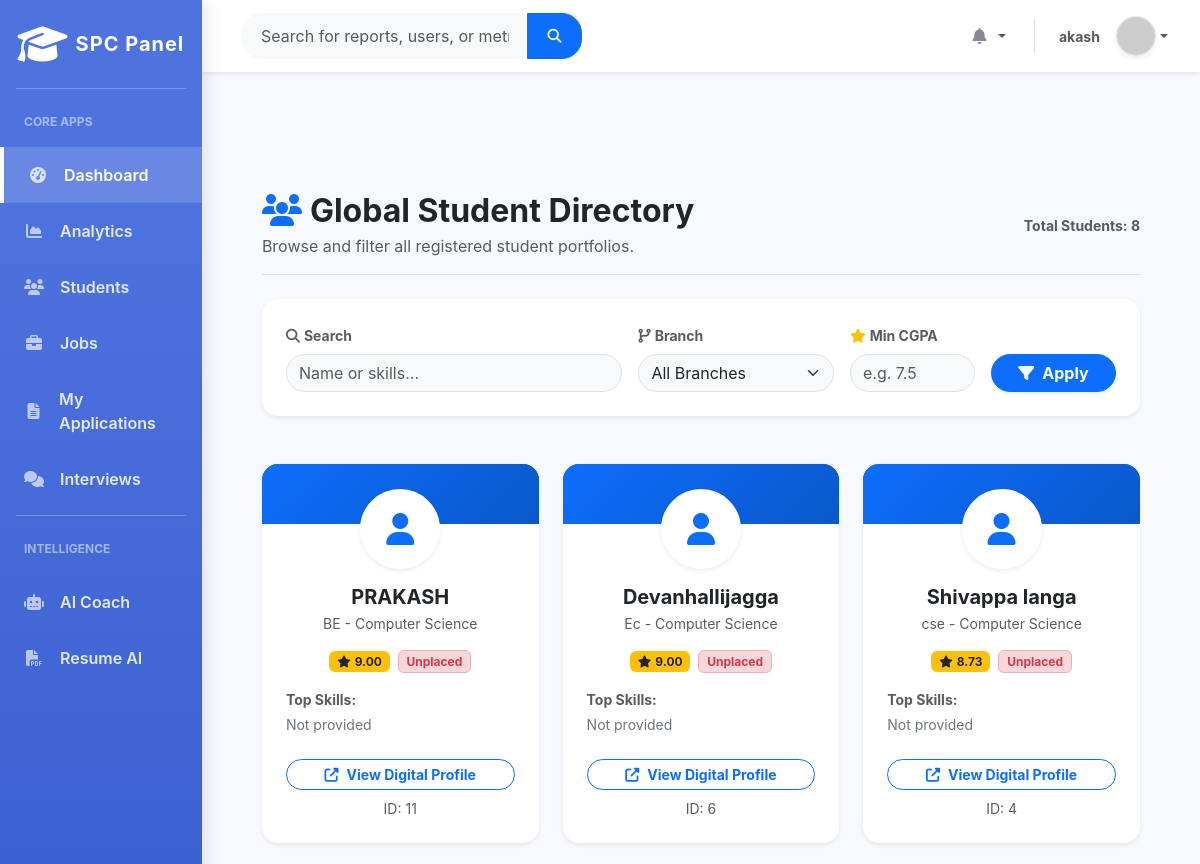
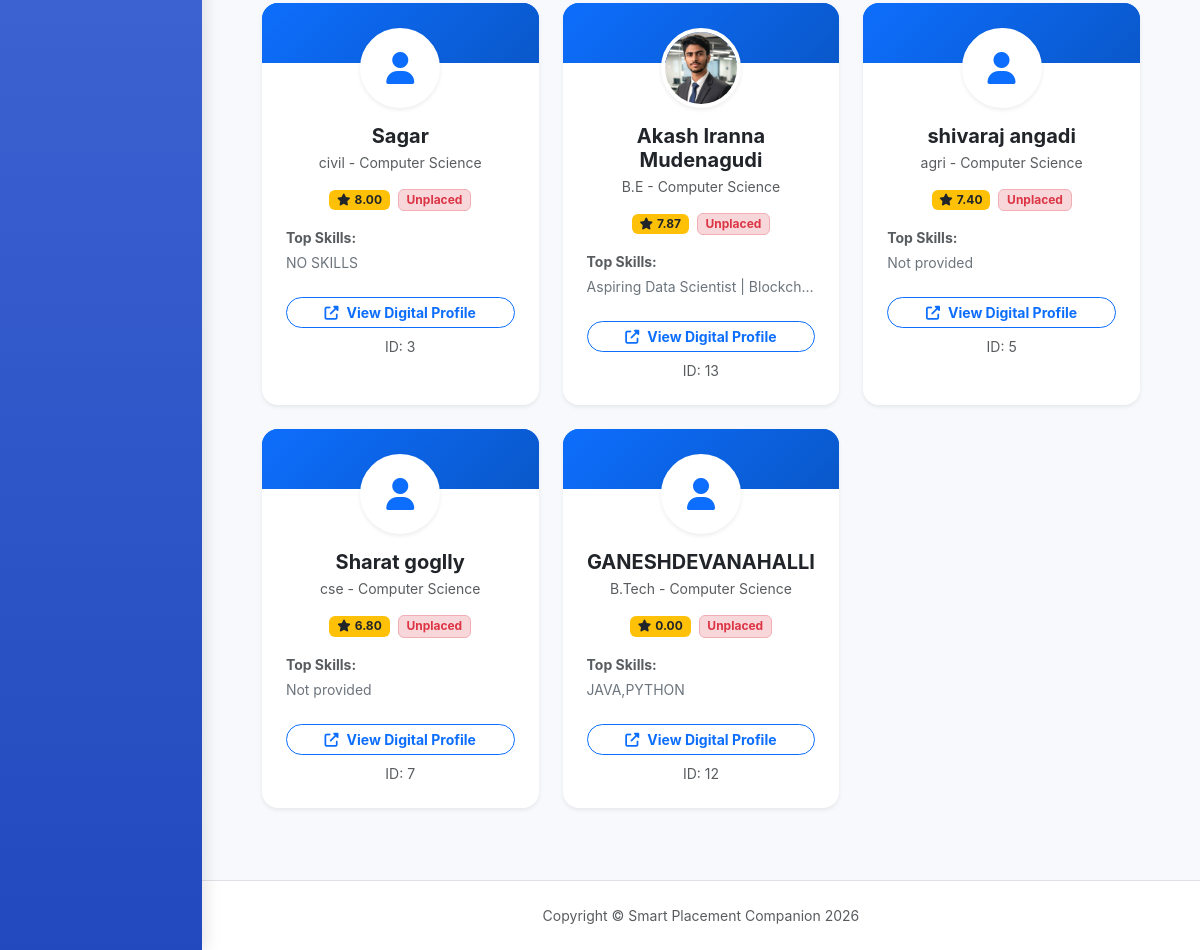
Screenshot of /students/all/ (signed in) with the database file from the repository (2 pictures, top to bottom).
### students/models.py (models this page shows, shortened)
class Student(models.Model):
    BRANCH_CHOICES = [
        ('CSE', 'Computer Science'),
        ('ECE', 'Electronics'),
        ('ME', 'Mechanical'),
        ('CE', 'Civil'),
        ('MGT', 'Management'),
    ]
    user = models.OneToOneField(User, null=True, blank=True, on_delete=models.SET_NULL, help_text='Auth user linked to student')
    name = models.CharField(max_length=100)
    email = models.EmailField()
    phone = models.CharField(max_length=20, blank=True, null=True, help_text='Contact Number')
    course = models.CharField(max_length=100)
    branch = models.CharField(max_length=4, choices=BRANCH_CHOICES, default='CSE')
    cgpa = models.DecimalField(max_digits=4, decimal_places=2, default=0.00)
    skills = models.CharField(max_length=255, blank=True, help_text='Comma-separated skills')
    projects = models.TextField(blank=True, null=True, help_text='Brief description of projects or comma separated')
    certifications = models.TextField(blank=True, null=True, help_text='List of certifications')
    linkedin_url = models.URLField(max_length=255, blank=True, null=True)
    github_url = models.URLField(max_length=255, blank=True, null=True)
    bio = models.TextField(blank=True, null=True, help_text='Short professional bio')
    profile_picture = models.ImageField(upload_to='profile_pics/', null=True, blank=True, help_text='Profile Picture Image')
    offer_date = models.DateField(null=True, blank=True, help_text='Date when candidate received an offer')
    resume = models.FileField(upload_to='resumes/', null=True, blank=True, help_text='Student Resume PDF')
    PLACEMENT_CHOICES = (
        ('Placed', 'Placed'),
        ('Not Placed', 'Not Placed')
    )
    placement_status = models.CharField(max_length=20, choices=PLACEMENT_CHOICES, default='Not Placed')
    created_at = models.DateTimeField(auto_now_add=True)
    updated_at = models.DateTimeField(auto_now=True)

### students/views.py (the view)
# urls.py: path('all/', views.all_students_list, name='all_students_list'),
@login_required
def all_students_list(request):
    is_staff = getattr(request.user, 'is_superuser', False) or (hasattr(request.user, 'profile') and request.user.profile.role in ['officer', 'admin'])
    if not is_staff:
        messages.error(request, "Access Denied: Officer clearance required.")
        return HttpResponseRedirect('/')
    query = request.GET.get('q', '')
    branch = request.GET.get('branch', '')
    cgpa = request.GET.get('cgpa', '')
    students = Student.objects.all().order_by('-cgpa', '-created_at')
    if query:
        students = students.filter(
            Q(name__icontains=query) |
            Q(skills__icontains=query)
        )
    if branch:
        students = students.filter(branch__iexact=branch)
    if cgpa:
        try:
            students = students.filter(cgpa__gte=float(cgpa))
        except ValueError:
            pass
    return render(request, 'profiles/student_list.html', {
        'students': students,
        'query': query,
        'selected_branch': branch,
        'min_cgpa': cgpa
    })

### students/models.py (called while the page is built)
    @property
    def unread_notifications_count(self):
        return self.user.notifications.filter(is_read=False).count()

### templates/profiles/student_list.html (shortened to what this page needs)
{% extends 'base.html' %}
{% block content %}
<div class="container py-5 fade-in-up">
    <div class="d-flex justify-content-between align-items-center mb-4 border-bottom pb-3 mt-4">
        <div>
            <h2 class="fw-bold text-dark mb-1"><i class="fas fa-users text-primary me-2"></i>Global Student Directory</h2>
            <p class="text-muted mb-0">Browse and filter all registered student portfolios.</p>
        </div>
        <div class="text-end text-muted small fw-bold">
            Total Students: {{ students.count }}
        </div>
    </div>
    <div class="card shadow-sm border-0 rounded-4 p-4 mb-5 bg-white">
        <form method="GET" action="{% url 'students:all_students_list' %}" class="row g-3 align-items-end">
            <div class="col-md-5">
                <label class="form-label fw-bold small text-muted"><i class="fas fa-search me-1"></i>Search</label>
                <input type="text" name="q" class="form-control bg-light rounded-pill" placeholder="Name or skills..." value="{{ query }}">
            </div>
            <div class="col-md-3">
                <label class="form-label fw-bold small text-muted"><i class="fas fa-code-branch me-1"></i>Branch</label>
                <select name="branch" class="form-select bg-light rounded-pill">
                    <option value="">All Branches</option>
                </select>
            </div>
            <div class="col-md-2">
                <label class="form-label fw-bold small text-muted"><i class="fas fa-star text-warning me-1"></i>Min CGPA</label>
                <input type="number" step="0.1" name="cgpa" class="form-control bg-light rounded-pill" placeholder="e.g. 7.5" value="{{ min_cgpa }}">
            </div>
            <div class="col-md-2 d-grid">
                <button type="submit" class="btn btn-primary rounded-pill fw-bold shadow-sm">
                    <i class="fas fa-filter me-2"></i>Apply
                </button>
            </div>
        </form>
    </div>
    <div class="row g-4">
        {% for student in students %}
        <div class="col-md-6 col-lg-4">
            <div class="card h-100 border-0 shadow-sm rounded-4 overflow-hidden hover-lift">
                <div class="card-body text-center position-relative pt-0 px-4 pb-4">
                    <div style="margin-top: -35px;" class="mb-3">
                        {% if student.profile_picture %}
                            <img src="{{ student.profile_picture.url }}" alt="Profile" class="rounded-circle border border-4 border-white shadow-sm bg-white" style="width: 80px; height: 80px; object-fit: cover;">
                        {% else %}
                            <div class="rounded-circle border border-4 border-white shadow-sm bg-white text-primary d-inline-flex align-items-center justify-content-center" style="width: 80px; height: 80px; font-size: 2rem;">
                                <i class="fas fa-user"></i>
                            </div>
                        {% endif %}
                    </div>
                    <h5 class="fw-bold text-dark mb-1">{{ student.name }}</h5>
                    <p class="text-muted small mb-2 text-truncate" style="max-width: 100%;">{{ student.course }} - {{ student.get_branch_display }}</p>
                    <div class="d-flex justify-content-center align-items-center gap-2 mb-3 mt-3">
                        <span class="badge bg-warning text-dark"><i class="fas fa-star me-1"></i>{{ student.cgpa }}</span>
                        {% if student.placement_status == 'Placed' %}
                            <span class="badge bg-success-subtle text-success border border-success-subtle">Placed</span>
                        {% else %}
                            <span class="badge bg-danger-subtle text-danger border border-danger-subtle">Unplaced</span>
                        {% endif %}
                    </div>
                    <div class="mb-4 text-start">
                        <p class="text-muted small fw-bold mb-1">Top Skills:</p>
                        <div class="text-truncate small text-secondary">
                            {{ student.skills|default:"Not provided" }}
                        </div>
                    </div>
                    <div class="d-grid mt-auto">
                        <a href="{% url 'students:student_profile_view_param' student.id %}" class="btn btn-outline-primary rounded-pill btn-sm fw-bold"><i class="fas fa-external-link-alt me-2"></i>View Digital Profile</a>
                        <span class="small text-muted mt-2">ID: {{ student.id }}</span>
                    </div>
                </div>
            </div>
        </div>
        {% endfor %}
    </div>
</div>
{% endblock %}

### templates/base.html (shortened to what this page needs)
<!DOCTYPE html>
<html lang="en">
<head>
    <link href="https://cdn.jsdelivr.net/npm/bootstrap@5.3.2/dist/css/bootstrap.min.css" rel="stylesheet">
    <link rel="stylesheet" href="https://cdnjs.cloudflare.com/ajax/libs/font-awesome/6.4.2/css/all.min.css">
</head>
<body id="page-top">
    <div id="wrapper">
        {% include 'includes/sidebar.html' %}
        <div id="content-wrapper">
            {% include 'includes/navbar.html' %}
            <div class="container-fluid py-4 px-lg-5">
                {% block content %}{% endblock %}
            </div>
            <footer class="sticky-footer bg-white py-4 mt-auto border-top">
                <div class="container my-auto">
                    <div class="copyright text-center my-auto text-muted small">
                        <span>Copyright &copy; Smart Placement Companion 2026</span>
                    </div>
                </div>
            </footer>
        </div>
    </div>
</body>
</html>

### templates/includes/sidebar.html (shortened to what this page needs)
<nav id="sidebar">
    <a class="sidebar-brand d-flex align-items-center justify-content-center py-4 text-decoration-none text-white h5 mb-0" href="#">
        <div class="sidebar-brand-icon rotate-n-15 me-2">
            <i class="fas fa-graduation-cap fa-2x"></i>
        </div>
        <div class="sidebar-brand-text fw-bold" style="letter-spacing: 1px;">SPC Panel</div>
    </a>
    <hr class="sidebar-divider my-0 border-light opacity-25 mx-3">
    <div class="sidebar-heading text-uppercase text-white-50 small fw-bold px-4 py-3 mt-2" style="font-size: 0.75rem;">Core Apps</div>
    <ul class="nav flex-column w-100">
        <li class="nav-item">
            {% if request.user.is_authenticated %}
                {% if request.user.profile.role == 'student' %}
                    <a class="nav-link text-white py-3 px-4 fw-semibold d-flex align-items-center sidebar-link-active hover-bg" href="{% url 'student_dashboard' %}">
                {% elif request.user.profile.role == 'officer' %}
                    <a class="nav-link text-white py-3 px-4 fw-semibold d-flex align-items-center sidebar-link-active hover-bg" href="{% url 'officer_dashboard' %}">
                {% elif request.user.profile.role == 'admin' %}
                    <a class="nav-link text-white py-3 px-4 fw-semibold d-flex align-items-center sidebar-link-active hover-bg" href="{% url 'admin_dashboard' %}">
                {% else %}
                    <a class="nav-link text-white py-3 px-4 fw-semibold d-flex align-items-center sidebar-link-active hover-bg" href="{% url 'home' %}">
                {% endif %}
            {% else %}
                <a class="nav-link text-white py-3 px-4 fw-semibold d-flex align-items-center sidebar-link-active hover-bg" href="{% url 'login' %}">
            {% endif %}
                <i class="fas fa-fw fa-tachometer-alt me-3 opacity-75"></i> <span>Dashboard</span>
            </a>
        </li>
        <li class="nav-item">
            <a class="nav-link text-white py-3 px-4 fw-semibold d-flex align-items-center hover-bg" href="{% url 'students:analytics_dashboard' %}">
                <i class="fas fa-fw fa-chart-area me-3 opacity-75"></i> <span>Analytics</span>
            </a>
        </li>
        <li class="nav-item">
            <a class="nav-link text-white py-3 px-4 fw-semibold d-flex align-items-center hover-bg" href="{% url 'students:student_list' %}">
                <i class="fas fa-fw fa-users me-3 opacity-75"></i> <span>Students</span>
            </a>
        </li>
        <li class="nav-item">
            <a class="nav-link text-white py-3 px-4 fw-semibold d-flex align-items-center hover-bg" href="{% url 'students:job_list' %}">
                <i class="fas fa-fw fa-briefcase me-3 opacity-75"></i> <span>Jobs</span>
            </a>
        </li>
        {% if request.user.is_authenticated and request.user.profile.role == 'student' %}
        <li class="nav-item">
            <a class="nav-link text-white py-3 px-4 fw-semibold d-flex align-items-center hover-bg" href="{% url 'students:my_applications' %}">
                <i class="fas fa-fw fa-file-alt me-3 opacity-75"></i> <span>My Applications</span>
            </a>
        </li>
        {% endif %}
        <li class="nav-item">
            <a class="nav-link text-white py-3 px-4 fw-semibold d-flex align-items-center hover-bg" href="{% url 'students:mock_interview' %}">
                <i class="fas fa-fw fa-comments me-3 opacity-75"></i> <span>Interviews</span>
            </a>
        </li>
        <hr class="sidebar-divider my-2 border-light opacity-25 mx-3">
        <div class="sidebar-heading text-uppercase text-white-50 small fw-bold px-4 py-3" style="font-size: 0.75rem;">Intelligence</div>
        <li class="nav-item">
            <a class="nav-link text-white py-3 px-4 fw-semibold d-flex align-items-center hover-bg" href="{% url 'students:chatbot' %}">
                <i class="fas fa-fw fa-robot me-3 opacity-75"></i> <span>AI Coach</span>
            </a>
        </li>
        <li class="nav-item">
            <a class="nav-link text-white py-3 px-4 fw-semibold d-flex align-items-center hover-bg" href="{% url 'students:resume_analyzer' %}">
                <i class="fas fa-fw fa-file-pdf me-3 opacity-75"></i> <span>Resume AI</span>
            </a>
        </li>
    </ul>
</nav>

### templates/includes/navbar.html (shortened to what this page needs)
<nav class="navbar navbar-expand w-100 navbar-light bg-white topbar mb-4 static-top shadow-sm px-4 d-flex justify-content-between">
    <form class="d-none d-sm-inline-block form-inline me-auto ms-md-3 my-2 my-md-0 mw-100 navbar-search">
        <div class="input-group">
            <input type="text" class="form-control bg-light border-0 small" placeholder="Search for reports, users, or metrics..." aria-label="Search" style="border-radius: 20px 0 0 20px; padding: 0.6rem 1.2rem;">
            <button class="btn btn-primary" type="button" style="border-radius: 0 20px 20px 0; padding: 0.6rem 1.2rem;">
                <i class="fas fa-search fa-sm"></i>
            </button>
        </div>
    </form>
    <ul class="navbar-nav ms-auto align-items-center">
        <li class="nav-item dropdown no-arrow mx-1">
            <a class="nav-link dropdown-toggle" href="#" id="alertsDropdown" role="button" data-bs-toggle="dropdown">
                <i class="fas fa-bell fa-fw text-gray-400"></i>
            </a>
        </li>
        <li class="nav-item dropdown no-arrow d-flex align-items-center">
            <a class="nav-link dropdown-toggle d-flex align-items-center" href="#" id="userDropdown" role="button" data-bs-toggle="dropdown">
                <span class="me-3 d-none d-lg-inline text-gray-600 small fw-bold">{{ user.username|default:"Active User" }}</span>
                <img class="img-profile rounded-circle shadow-sm border" src="https://ui-avatars.com/api/?name={{ user.username|default:'Active+User' }}&background=4e73df&color=fff&bold=true" style="width: 2.5rem; height: 2.5rem;">
            </a>
        </li>
    </ul>
</nav>

### templates/base.html (style rules this page uses)
:root { --sidebar-width: 250px; --primary-color: #4e73df; --bg-light: #f8f9fc; --text-gray-400: #d1d3e2; --text-gray-800: #5a5c69; }
body { font-family: 'Inter', -apple-system, BlinkMacSystemFont, "Segoe UI", Roboto, "Helvetica Neue", Arial, sans-serif; background-color: var(--bg-light); overflow-x: hidden; color: var(--text-gray-800); }
#wrapper { display: flex; width: 100%; height: 100vh; }
#sidebar { width: var(--sidebar-width); background: linear-gradient(180deg, #4e73df 10%, #224abe 100%); color: white; transition: all 0.3s cubic-bezier(.25,.8,.25,1); display: flex; flex-direction: column; box-shadow: 4px 0 15px rgba(0,0,0,0.1); z-index: 1040; }
#content-wrapper { flex-grow: 1; display: flex; flex-direction: column; overflow-y: auto; background-color: var(--bg-light); transition: all 0.3s ease; }
.text-gray-400 { color: #858796 !important; }
.card { border: none; border-radius: 0.75rem; box-shadow: 0 0.15rem 1.75rem 0 rgba(58, 59, 69, 0.1); transition: transform 0.2s ease-in-out, box-shadow 0.2s ease; }

### templates/includes/sidebar.html (style rules this page uses)
.hover-bg { transition: background 0.2s, padding-left 0.2s; opacity: 0.85; }
.sidebar-link-active { opacity: 1 !important; background: rgba(255,255,255,0.15); border-left: 4px solid #fff; }

### rows the page displays
Student: name "PRAKASH", course "BE", branch "Computer Science", cgpa "9.00", placement_status "Unplaced", skills "Not provided", id "11"
Student: name "Devanhallijagga", course "Ec", branch "Computer Science", cgpa "9.00", placement_status "Unplaced", skills "Not provided", id "6"
Student: name "Shivappa langa", course "cse", branch "Computer Science", cgpa "8.73", placement_status "Unplaced", skills "Not provided", id "4"
Student: name "Sagar", course "civil", branch "Computer Science", cgpa "8.00", placement_status "Unplaced", skills "NO SKILLS", id "3"
Student: profile_picture (picture), name "Akash Iranna Mudenagudi", course "B.E", branch "Computer Science", cgpa "7.87", placement_status "Unplaced", skills "Aspiring Data Scientist | Blockch…", id "13"
Student: name "shivaraj angadi", course "agri", branch "Computer Science", cgpa "7.40", placement_status "Unplaced", skills "Not provided", id "5"
Student: name "Sharat goglly", course "cse", branch "Computer Science", cgpa "6.80", placement_status "Unplaced", skills "Not provided", id "7"
Student: name "GANESHDEVANAHALLI", course "B.Tech", branch "Computer Science", cgpa "0.00", placement_status "Unplaced", skills "JAVA,PYTHON", id "12"

### other values shown
{{ user.username|default:"Active User" }} "akash"
{{ students.count }} "8"
